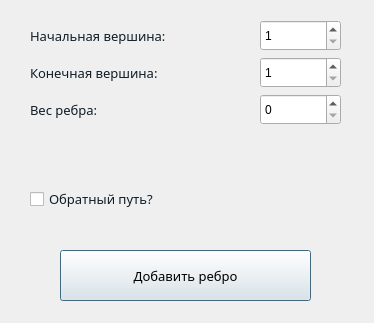
<?xml version="1.0" encoding="UTF-8"?>
<ui version="4.0">
 <class>NewEdgeForm</class>
 <widget class="QDialog" name="NewEdgeForm">
  <property name="geometry">
   <rect>
    <x>0</x>
    <y>0</y>
    <width>374</width>
    <height>323</height>
   </rect>
  </property>
  <property name="minimumSize">
   <size>
    <width>374</width>
    <height>323</height>
   </size>
  </property>
  <property name="maximumSize">
   <size>
    <width>374</width>
    <height>323</height>
   </size>
  </property>
  <property name="windowTitle">
   <string>Добавление ребра</string>
  </property>
  <property name="windowIcon">
   <iconset resource="Resources.qrc">
    <normaloff>:/styles/icons/logo.png</normaloff>:/styles/icons/logo.png</iconset>
  </property>
  <widget class="QPushButton" name="button">
   <property name="geometry">
    <rect>
     <x>60</x>
     <y>250</y>
     <width>251</width>
     <height>51</height>
    </rect>
   </property>
   <property name="font">
    <font>
     <family>Segoe UI Semibold</family>
     <pointsize>10</pointsize>
    </font>
   </property>
   <property name="cursor">
    <cursorShape>PointingHandCursor</cursorShape>
   </property>
   <property name="text">
    <string>Добавить ребро</string>
   </property>
  </widget>
  <widget class="QWidget" name="">
   <property name="geometry">
    <rect>
     <x>30</x>
     <y>20</y>
     <width>311</width>
     <height>191</height>
    </rect>
   </property>
   <layout class="QVBoxLayout" name="verticalLayout">
    <item>
     <layout class="QGridLayout" name="gridLayout">
      <item row="0" column="0">
       <widget class="QLabel" name="label">
        <property name="font">
         <font>
          <family>Segoe UI Semibold</family>
          <pointsize>10</pointsize>
         </font>
        </property>
        <property name="styleSheet">
         <string notr="true">QLabel
{
	color: #0E1D28;
}</string>
        </property>
        <property name="text">
         <string>Начальная вершина:</string>
        </property>
       </widget>
      </item>
      <item row="1" column="0">
       <widget class="QLabel" name="label_2">
        <property name="font">
         <font>
          <family>Segoe UI Semibold</family>
          <pointsize>10</pointsize>
         </font>
        </property>
        <property name="styleSheet">
         <string notr="true">QLabel
{
	color: #0E1D28;
}</string>
        </property>
        <property name="text">
         <string>Конечная вершина:</string>
        </property>
       </widget>
      </item>
      <item row="2" column="1">
       <widget class="QSpinBox" name="spin_weight">
        <property name="minimumSize">
         <size>
          <width>81</width>
          <height>31</height>
         </size>
        </property>
        <property name="maximumSize">
         <size>
          <width>81</width>
          <height>31</height>
         </size>
        </property>
        <property name="cursor">
         <cursorShape>PointingHandCursor</cursorShape>
        </property>
       </widget>
      </item>
      <item row="2" column="0">
       <widget class="QLabel" name="label_3">
        <property name="font">
         <font>
          <family>Segoe UI Semibold</family>
          <pointsize>10</pointsize>
         </font>
        </property>
        <property name="styleSheet">
         <string notr="true">QLabel
{
	color: #0E1D28;
}</string>
        </property>
        <property name="text">
         <string>Вес ребра: </string>
        </property>
       </widget>
      </item>
      <item row="1" column="1">
       <widget class="QSpinBox" name="spin_target">
        <property name="sizePolicy">
         <sizepolicy hsizetype="Minimum" vsizetype="Fixed">
          <horstretch>0</horstretch>
          <verstretch>0</verstretch>
         </sizepolicy>
        </property>
        <property name="minimumSize">
         <size>
          <width>81</width>
          <height>31</height>
         </size>
        </property>
        <property name="maximumSize">
         <size>
          <width>81</width>
          <height>31</height>
         </size>
        </property>
        <property name="cursor">
         <cursorShape>PointingHandCursor</cursorShape>
        </property>
        <property name="minimum">
         <number>1</number>
        </property>
       </widget>
      </item>
      <item row="0" column="1">
       <widget class="QSpinBox" name="spin_source">
        <property name="sizePolicy">
         <sizepolicy hsizetype="Minimum" vsizetype="Fixed">
          <horstretch>81</horstretch>
          <verstretch>31</verstretch>
         </sizepolicy>
        </property>
        <property name="minimumSize">
         <size>
          <width>81</width>
          <height>31</height>
         </size>
        </property>
        <property name="cursor">
         <cursorShape>PointingHandCursor</cursorShape>
        </property>
        <property name="minimum">
         <number>1</number>
        </property>
       </widget>
      </item>
     </layout>
    </item>
    <item>
     <spacer name="verticalSpacer">
      <property name="orientation">
       <enum>Qt::Vertical</enum>
      </property>
      <property name="sizeHint" stdset="0">
       <size>
        <width>20</width>
        <height>40</height>
       </size>
      </property>
     </spacer>
    </item>
    <item>
     <widget class="QCheckBox" name="checkWay">
      <property name="font">
       <font>
        <family>Segoe UI Semibold</family>
        <pointsize>10</pointsize>
       </font>
      </property>
      <property name="cursor">
       <cursorShape>PointingHandCursor</cursorShape>
      </property>
      <property name="styleSheet">
       <string notr="true">QCheckBox
{
	color: #0E1D28;
}</string>
      </property>
      <property name="text">
       <string>Обратный путь?</string>
      </property>
     </widget>
    </item>
   </layout>
  </widget>
 </widget>
 <resources>
  <include location="Resources.qrc"/>
 </resources>
 <connections/>
</ui>
